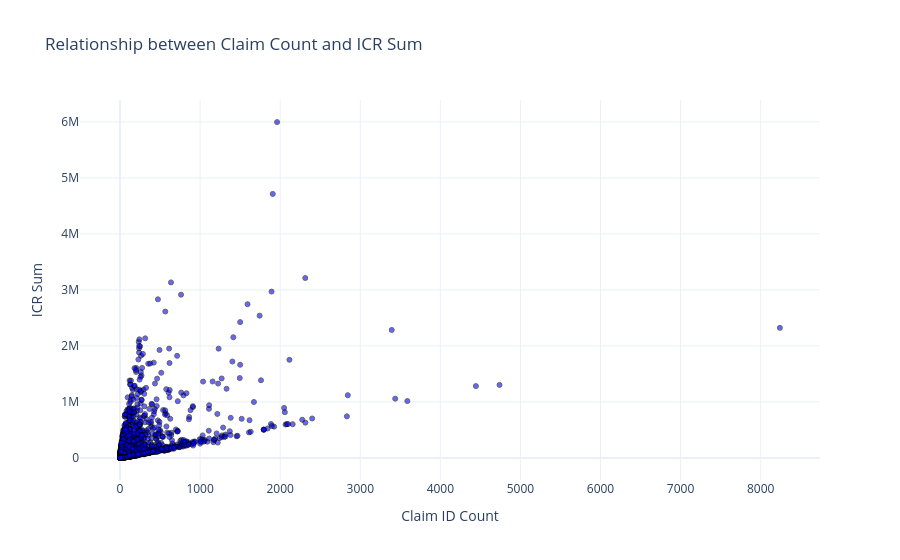

Source (notebook cell):
### Code cell
fig = go.Figure()

fig.add_trace(
    go.Scatter(
        x = df["ClaimId_count"],
        y = df["ICR_sum"],
        mode = 'markers',  
        marker = dict(
            size = 5,
            color = 'blue',
            opacity = 0.6,
            line = dict(width = 1, color = 'black')
        )
    )
)

fig.update_layout(
    title = "Relationship between Claim Count and ICR Sum",
    xaxis_title = "Claim ID Count",
    yaxis_title = "ICR Sum",
    template = "plotly_white",
    hovermode = 'closest'
)

fig.show()

### Figure 1 — Plotly figure (JSON) as saved in the notebook; plotly's stock layout.template omitted (floating-point values rounded to 4 significant figures; data arrays with more than 128 entries replaced by an {"elided": "..."} marker saying what was removed)
{"data": [{"marker": {"color": "blue", "line": {"color": "black", "width": 1}, "opacity": 0.6, "size": 5}, "mode": "markers", "type": "scatter", "x": {"elided": "5410 int values"}, "y": {"elided": "5410 int values"}}], "layout": {"hovermode": "closest", "title": {"text": "Relationship between Claim Count and ICR Sum"}, "xaxis": {"title": {"text": "Claim ID Count"}}, "yaxis": {"title": {"text": "ICR Sum"}}}}
